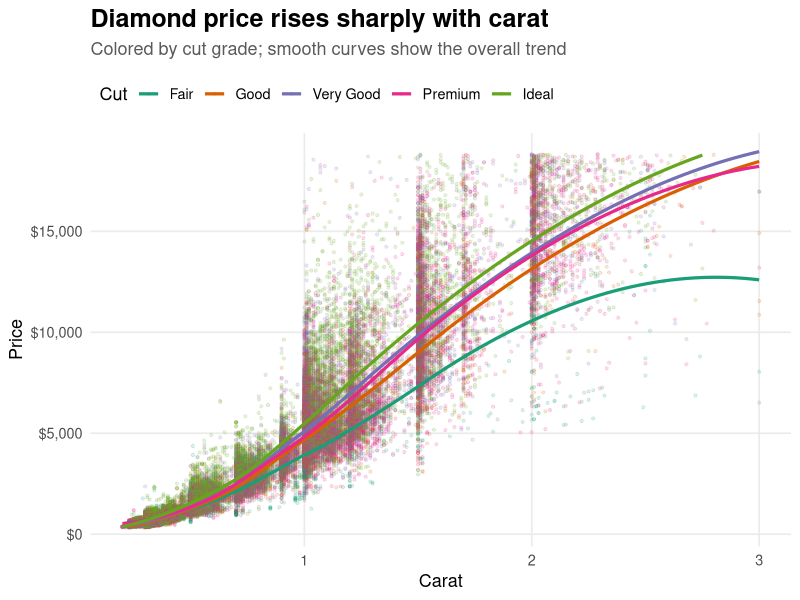

The R script that drew this image:
## ---- chunk 1
#| label: setup
#| echo: false
#| message: false
library(tidyverse)

## ---- chunk 2
diamonds %>%
	filter(carat <= 3, price <= 20000) %>%
	ggplot(aes(x = carat, y = price, color = cut)) +
	geom_point(alpha = 0.14, size = 0.8) +
	geom_smooth(se = FALSE, linewidth = 1.1, method = "loess", span = 0.8) +
	scale_y_continuous(labels = scales::label_dollar()) +
	scale_color_brewer(palette = "Dark2") +
	labs(
		title = "Diamond price rises sharply with carat",
		subtitle = "Colored by cut grade; smooth curves show the overall trend",
		x = "Carat",
		y = "Price",
		color = "Cut"
	) +
	theme_minimal(base_size = 13) +
	theme(
		plot.title = element_text(face = "bold", size = 18),
		plot.subtitle = element_text(color = "gray35", margin = margin(b = 10)),
		panel.grid.minor = element_blank(),
		legend.position = "top",
		legend.justification = "left"
	)
